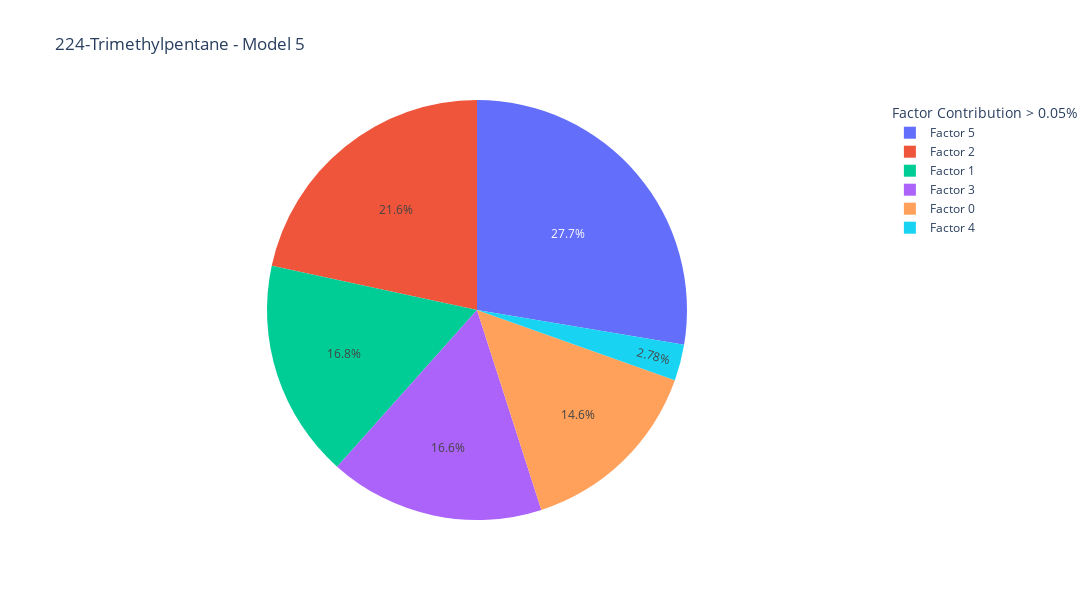

Here is the notebook cell this chart was saved with:
### Code cell
# Factor contribution pie chart shows the percentage of factor contributions for the specified feature, and the corresponding normalized contribution of each factor for that feature (bottom plot). Feature specified by index.
model_analysis.plot_factor_contributions(feature_idx=1)

### Figure 1 — Plotly figure (JSON) as saved in the notebook; plotly's stock layout.template omitted (floating-point values rounded to 4 significant figures)
{"data": [{"labels": ["Factor 5", "Factor 4", "Factor 3", "Factor 2", "Factor 1", "Factor 0"], "type": "pie", "values": [27.65, 2.782, 16.56, 21.62, 16.77, 14.61]}], "layout": {"height": 600, "legend": {"title": {"text": "Factor Contribution > 0.05%"}}, "title": {"text": "224-Trimethylpentane - Model 5"}, "width": 1200}}
